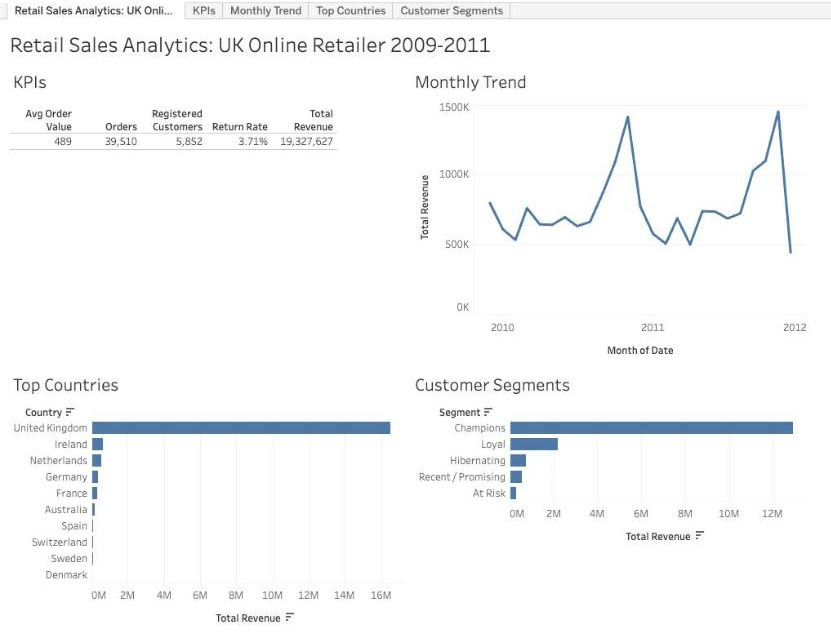
#> input picture screenshots/dashboard_overview.png, 831 x 638 px, given in place of screenshot-1789849327016-1.jpg, which was not available
$ python crop_screenshots.py
#> lines starting #> are read from the running program, lines starting #| are printed output that depends on the picture
#!/usr/bin/env python3
"""Crop the Tableau Public screenshots to just the dashboard and save them."""
from pathlib import Path

from PIL import Image

SRC = Path("/var/folders/gh/5rb02z5d39db6lzvd15v9sg00000gn/T/claude-chrome-screenshots-8pkWPi")
OUT = Path(__file__).resolve().parent.parent / "screenshots"
OUT.mkdir(exist_ok=True)

jobs = {
    "screenshot-1789849327016-1.jpg": "dashboard_overview.png",
    "screenshot-1789849327015-0.jpg": "dashboard_filtered_ireland.png",
}
for src, dst in jobs.items():
    im = Image.open(SRC / src)
#> im is the input picture: PIL image 831x638 RGB; mean R, G, B 247.7, 248.5, 249.2
    w, h = im.size
#> w = 831; h = 638
    # keep from the sheet tabs down, and only the dashboard width (left 53%)
    box = (0, int(h * 0.165), int(w * 0.53), h)
#> box = (0, 105, 440, 638)
    im.crop(box).save(OUT / dst)
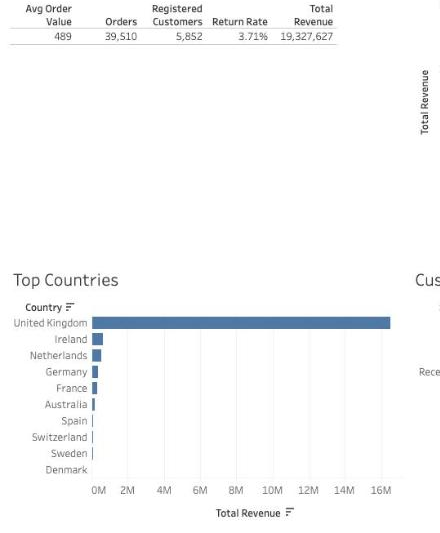
#> saved as dashboard_overview.png: PIL image 440x533 RGB; mean R, G, B 248.8, 249.5, 250.2
    print(dst, im.crop(box).size)
#| dashboard_overview.png (440, 533)
#> pass 2 of the loop `for src, dst in jobs.items():`:
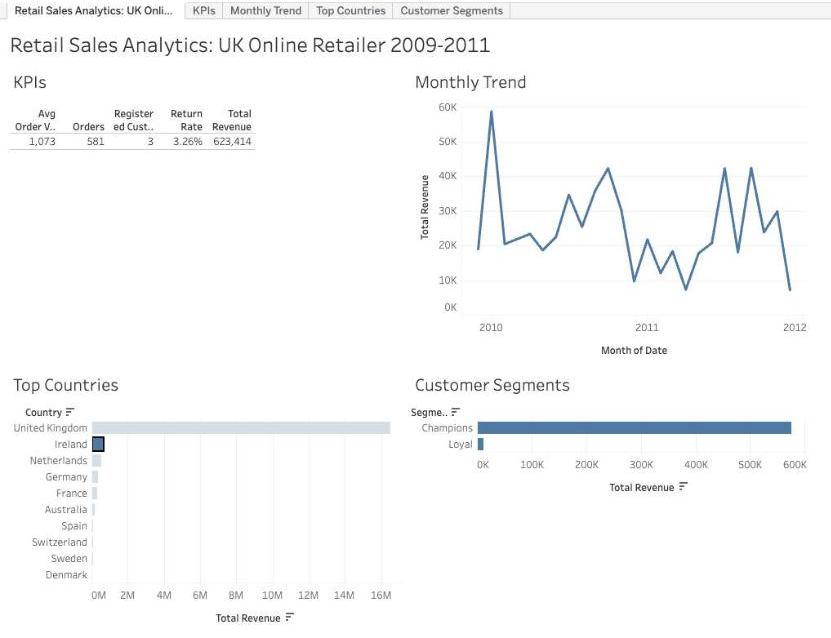
#> input picture screenshots/dashboard_filtered_ireland.png, 831 x 638 px, given in place of screenshot-1789849327015-0.jpg, which was not available
#> im is the input picture: PIL image 831x638 RGB; mean R, G, B 248.7, 249.3, 249.8
#> `im.crop(box).save(OUT / dst)`:
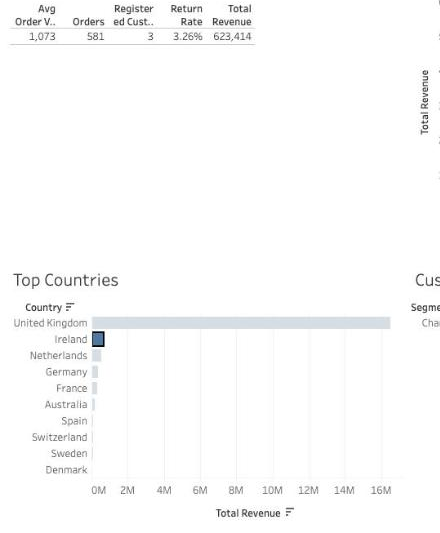
#> saved as dashboard_filtered_ireland.png: PIL image 440x533 RGB; mean R, G, B 251.2, 251.3, 251.4
#| dashboard_filtered_ireland.png (440, 533)
